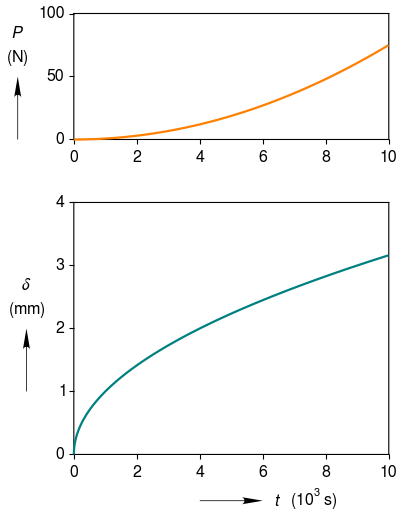

Python code for this plot:
# -*- coding: utf-8 -*-
"""
Created on Sat Apr 18 15:14:27 2015

@author: Ben
"""
import clearplot.figure as figure
import numpy as np

xa = np.arange(0,10,0.01)
ya = np.sqrt(xa)
xb = xa
yb = 1.0/2.0 * xb**2.0

fig = figure.Figure()
ax1 = fig.add_axes()
ax1.plot([xa], [ya], curve_colors = [0, 0.5, 0.5])
ax1.x_label = ['t', '10^3s']
ax1.y_label = ['\delta', 'mm']
ax1.y_lim = [0,4]
ax1.y_tick = 1;

ax2 = fig.add_axes(link_x_ax = ax1)
ax2.plot([xb], [yb*1.5], curve_colors = [1, 0.5, 0])
ax2.y_tick = 50.0
ax2.y_label = ['P', 'N']

fig.auto_adjust_layout()
fig.save('vertically_stacked.png')